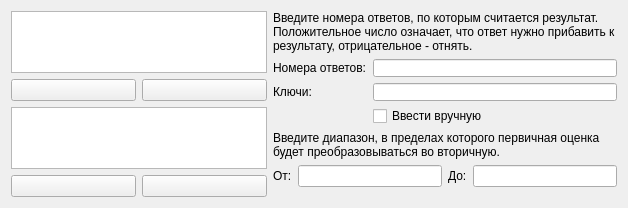
<?xml version="1.0" encoding="UTF-8"?>
<ui version="4.0">
 <class>CalculateEdit</class>
 <widget class="QWidget" name="CalculateEdit">
  <property name="geometry">
   <rect>
    <x>0</x>
    <y>0</y>
    <width>628</width>
    <height>208</height>
   </rect>
  </property>
  <property name="minimumSize">
   <size>
    <width>628</width>
    <height>208</height>
   </size>
  </property>
  <property name="windowTitle">
   <string>Calculate editor</string>
  </property>
  <layout class="QHBoxLayout" name="horizontalLayout_4">
   <item>
    <layout class="QVBoxLayout" name="verticalLayout_4">
     <item>
      <layout class="QVBoxLayout" name="verticalLayout">
       <item>
        <widget class="QListView" name="listResults">
         <property name="sizePolicy">
          <sizepolicy hsizetype="Preferred" vsizetype="Expanding">
           <horstretch>0</horstretch>
           <verstretch>0</verstretch>
          </sizepolicy>
         </property>
        </widget>
       </item>
       <item>
        <layout class="QHBoxLayout" name="horizontalLayout">
         <item>
          <widget class="QPushButton" name="btAddRes">
           <property name="sizePolicy">
            <sizepolicy hsizetype="Preferred" vsizetype="Fixed">
             <horstretch>0</horstretch>
             <verstretch>0</verstretch>
            </sizepolicy>
           </property>
           <property name="maximumSize">
            <size>
             <width>16777215</width>
             <height>22</height>
            </size>
           </property>
           <property name="text">
            <string/>
           </property>
           <property name="icon">
            <iconset>
             <normaloff>icons/add_test.png</normaloff>icons/add_test.png</iconset>
           </property>
          </widget>
         </item>
         <item>
          <widget class="QPushButton" name="btDelRes">
           <property name="sizePolicy">
            <sizepolicy hsizetype="Preferred" vsizetype="Fixed">
             <horstretch>0</horstretch>
             <verstretch>0</verstretch>
            </sizepolicy>
           </property>
           <property name="maximumSize">
            <size>
             <width>16777215</width>
             <height>22</height>
            </size>
           </property>
           <property name="text">
            <string/>
           </property>
           <property name="icon">
            <iconset>
             <normaloff>icons/remove_test.png</normaloff>icons/remove_test.png</iconset>
           </property>
          </widget>
         </item>
        </layout>
       </item>
      </layout>
     </item>
     <item>
      <layout class="QVBoxLayout" name="verticalLayout_3">
       <item>
        <widget class="QListView" name="listGrades">
         <property name="sizePolicy">
          <sizepolicy hsizetype="Preferred" vsizetype="Expanding">
           <horstretch>0</horstretch>
           <verstretch>0</verstretch>
          </sizepolicy>
         </property>
        </widget>
       </item>
       <item>
        <layout class="QHBoxLayout" name="horizontalLayout_2">
         <item>
          <widget class="QPushButton" name="btAddGrade">
           <property name="sizePolicy">
            <sizepolicy hsizetype="Preferred" vsizetype="Fixed">
             <horstretch>0</horstretch>
             <verstretch>0</verstretch>
            </sizepolicy>
           </property>
           <property name="maximumSize">
            <size>
             <width>16777215</width>
             <height>22</height>
            </size>
           </property>
           <property name="text">
            <string/>
           </property>
           <property name="icon">
            <iconset>
             <normaloff>icons/add_test.png</normaloff>icons/add_test.png</iconset>
           </property>
          </widget>
         </item>
         <item>
          <widget class="QPushButton" name="btDelGrade">
           <property name="sizePolicy">
            <sizepolicy hsizetype="Preferred" vsizetype="Fixed">
             <horstretch>0</horstretch>
             <verstretch>0</verstretch>
            </sizepolicy>
           </property>
           <property name="maximumSize">
            <size>
             <width>16777215</width>
             <height>22</height>
            </size>
           </property>
           <property name="text">
            <string/>
           </property>
           <property name="icon">
            <iconset>
             <normaloff>icons/remove_test.png</normaloff>icons/remove_test.png</iconset>
           </property>
          </widget>
         </item>
        </layout>
       </item>
      </layout>
     </item>
    </layout>
   </item>
   <item>
    <layout class="QVBoxLayout" name="verticalLayout_7">
     <item>
      <layout class="QVBoxLayout" name="verticalLayout_5">
       <item>
        <widget class="QLabel" name="label_6">
         <property name="sizePolicy">
          <sizepolicy hsizetype="Minimum" vsizetype="Preferred">
           <horstretch>0</horstretch>
           <verstretch>0</verstretch>
          </sizepolicy>
         </property>
         <property name="text">
          <string>Введите номера ответов, по которым считается результат.
Положительное число означает, что ответ нужно прибавить к результату, отрицательное - отнять.

</string>
         </property>
         <property name="textFormat">
          <enum>Qt::RichText</enum>
         </property>
         <property name="wordWrap">
          <bool>true</bool>
         </property>
        </widget>
       </item>
       <item>
        <layout class="QFormLayout" name="formLayout">
         <property name="fieldGrowthPolicy">
          <enum>QFormLayout::ExpandingFieldsGrow</enum>
         </property>
         <item row="0" column="0">
          <widget class="QLabel" name="label_2">
           <property name="sizePolicy">
            <sizepolicy hsizetype="Minimum" vsizetype="Preferred">
             <horstretch>0</horstretch>
             <verstretch>0</verstretch>
            </sizepolicy>
           </property>
           <property name="text">
            <string>Номера ответов:</string>
           </property>
          </widget>
         </item>
         <item row="0" column="1">
          <widget class="QLineEdit" name="lineAnswNum">
           <property name="sizePolicy">
            <sizepolicy hsizetype="Expanding" vsizetype="Minimum">
             <horstretch>0</horstretch>
             <verstretch>0</verstretch>
            </sizepolicy>
           </property>
          </widget>
         </item>
         <item row="1" column="0">
          <widget class="QLabel" name="labelKeyName">
           <property name="sizePolicy">
            <sizepolicy hsizetype="Minimum" vsizetype="Preferred">
             <horstretch>0</horstretch>
             <verstretch>0</verstretch>
            </sizepolicy>
           </property>
           <property name="text">
            <string>Ключи:</string>
           </property>
          </widget>
         </item>
         <item row="2" column="1">
          <widget class="QCheckBox" name="chManualKey">
           <property name="sizePolicy">
            <sizepolicy hsizetype="Minimum" vsizetype="Minimum">
             <horstretch>0</horstretch>
             <verstretch>0</verstretch>
            </sizepolicy>
           </property>
           <property name="text">
            <string>Ввести вручную</string>
           </property>
          </widget>
         </item>
         <item row="1" column="1">
          <widget class="QLineEdit" name="lineAnswKey">
           <property name="sizePolicy">
            <sizepolicy hsizetype="Expanding" vsizetype="Minimum">
             <horstretch>0</horstretch>
             <verstretch>0</verstretch>
            </sizepolicy>
           </property>
          </widget>
         </item>
        </layout>
       </item>
      </layout>
     </item>
     <item>
      <layout class="QVBoxLayout" name="verticalLayout_2">
       <item>
        <widget class="QLabel" name="label_5">
         <property name="sizePolicy">
          <sizepolicy hsizetype="Minimum" vsizetype="Preferred">
           <horstretch>0</horstretch>
           <verstretch>0</verstretch>
          </sizepolicy>
         </property>
         <property name="text">
          <string>Введите диапазон, в пределах которого первичная оценка будет преобразовываться во вторичную. </string>
         </property>
         <property name="textFormat">
          <enum>Qt::RichText</enum>
         </property>
         <property name="wordWrap">
          <bool>true</bool>
         </property>
        </widget>
       </item>
       <item>
        <layout class="QHBoxLayout" name="horizontalLayout_3">
         <item>
          <widget class="QLabel" name="label">
           <property name="sizePolicy">
            <sizepolicy hsizetype="Minimum" vsizetype="Preferred">
             <horstretch>0</horstretch>
             <verstretch>0</verstretch>
            </sizepolicy>
           </property>
           <property name="text">
            <string>От:</string>
           </property>
          </widget>
         </item>
         <item>
          <widget class="QLineEdit" name="lineGradeFrom"/>
         </item>
         <item>
          <widget class="QLabel" name="label_4">
           <property name="sizePolicy">
            <sizepolicy hsizetype="Minimum" vsizetype="Preferred">
             <horstretch>0</horstretch>
             <verstretch>0</verstretch>
            </sizepolicy>
           </property>
           <property name="text">
            <string>До:</string>
           </property>
          </widget>
         </item>
         <item>
          <widget class="QLineEdit" name="lineGradeTo"/>
         </item>
        </layout>
       </item>
       <item>
        <spacer name="verticalSpacer">
         <property name="orientation">
          <enum>Qt::Vertical</enum>
         </property>
         <property name="sizeHint" stdset="0">
          <size>
           <width>20</width>
           <height>10</height>
          </size>
         </property>
        </spacer>
       </item>
      </layout>
     </item>
    </layout>
   </item>
  </layout>
 </widget>
 <resources/>
 <connections/>
</ui>
